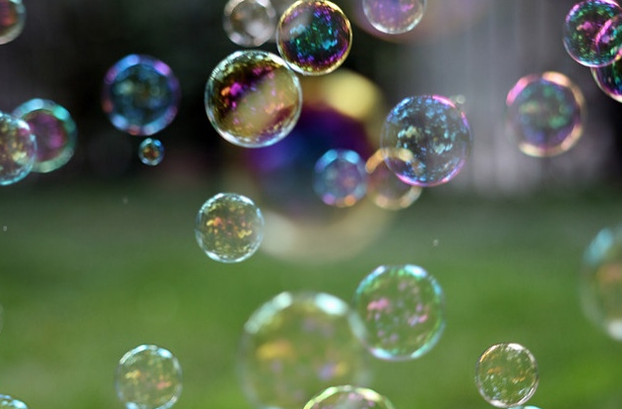
#> input picture img/bubble.png, 622 x 409 px
$ python HoughCircleTest.py
#> lines starting #> are read from the running program, lines starting #| are printed output that depends on the picture
import cv2
import numpy as np
import matplotlib.pyplot as plt

Path = '../../../img/bubble.png'
img = cv2.imread(Path)
#> img is the input picture: shape (409, 622, 3); mean B, G, R 77.7, 101.5, 88.2
gray_img = cv2.cvtColor(img, cv2.COLOR_BGR2GRAY)
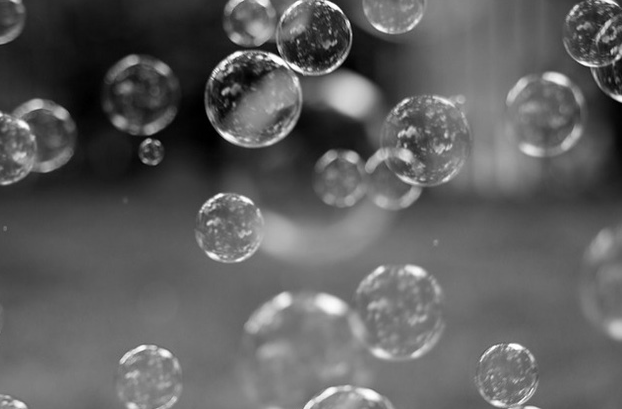
#> gray_img: shape (409, 622); min 0, max 255, mean 94.8
rgb_img = cv2.cvtColor(img, cv2.COLOR_BGR2RGB)
new_img = rgb_img.copy()
circles = cv2.HoughCircles(gray_img, cv2.HOUGH_GRADIENT, 1, 100, param1=100, param2=30, minRadius=20, maxRadius=90)
#> circles = [[313.5, 36.5, 38.6], [425.5, 140.5, 45.6], [231.5, 227.5, 32.7], [303.5, 139.5, 80.6], [506.5, 376.5, 31.1], [596.5, 32.5, 34.9], [37.5, 135.5, 37.3], [143.5, 98.5, 34.9], [541.5, 116.5, 32.7], [400.5, 321.5, 33.3]]
print(circles)
#| [[[313.5  36.5  38.6]
#|   [425.5 140.5  45.6]
#|   [231.5 227.5  32.7]
#|   [303.5 139.5  80.6]
#|   [506.5 376.5  31.1]
#|   [596.5  32.5  34.9]
#|   [ 37.5 135.5  37.3]
#|   [143.5  98.5  34.9]
#|   [541.5 116.5  32.7]
#|   [400.5 321.5  33.3]]]
circles = np.uint16(np.around(circles))
#> circles = [[314, 36, 39], [426, 140, 46], [232, 228, 33], [304, 140, 81], [506, 376, 31], [596, 32, 35], [38, 136, 37], [144, 98, 35], [542, 116, 33], [400, 322, 33]]
print(circles)
#| [[[314  36  39]
#|   [426 140  46]
#|   [232 228  33]
#|   [304 140  81]
#|   [506 376  31]
#|   [596  32  35]
#|   [ 38 136  37]
#|   [144  98  35]
#|   [542 116  33]
#|   [400 322  33]]]
for i in circles[0, :]:
    cv2.circle(new_img, (i[0], i[1]), i[2], (255, 0, 0), 10)
    # 圆心
    cv2.circle(new_img, (i[0], i[1]), 2, (255, 0, 0), 10)
#> this loop made 10 passes
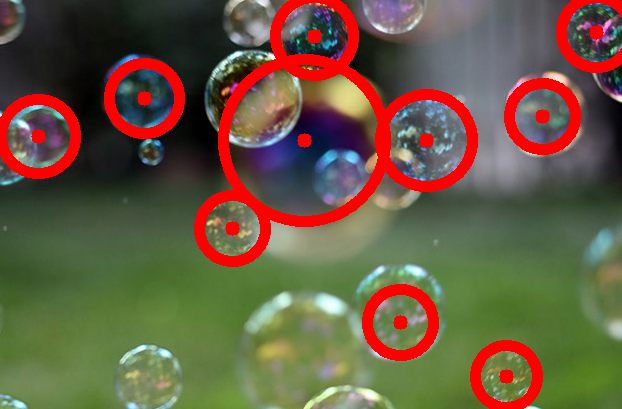
#> new_img: shape (409, 622, 3); mean R, G, B 104.3, 90, 66.8
plt.imshow(new_img)
plt.show()
